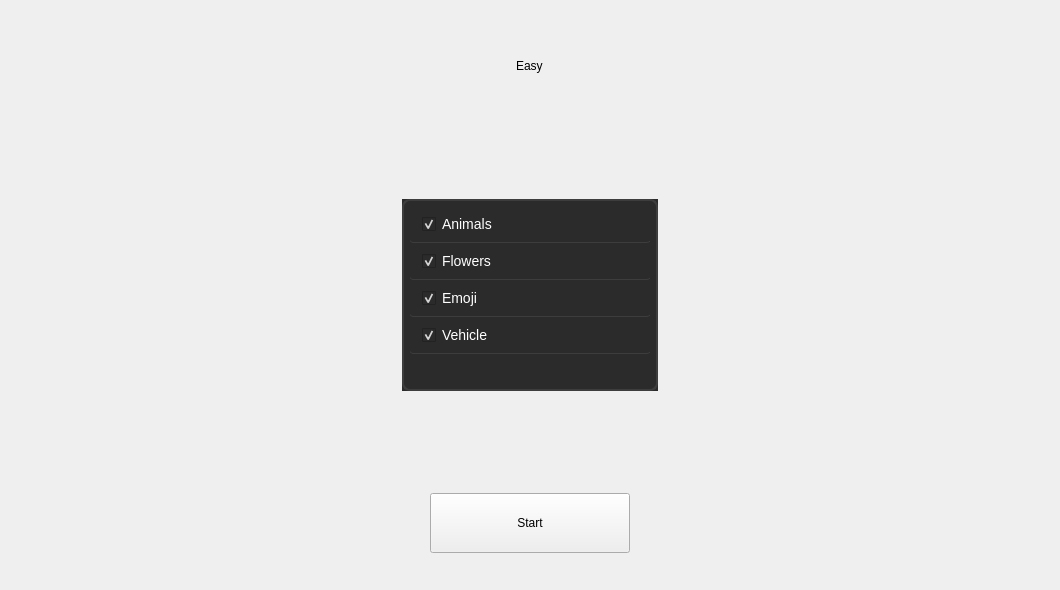
<?xml version="1.0" encoding="UTF-8"?>
<ui version="4.0">
 <class>startingScene</class>
 <widget class="QWidget" name="startingScene">
  <property name="geometry">
   <rect>
    <x>0</x>
    <y>0</y>
    <width>1060</width>
    <height>590</height>
   </rect>
  </property>
  <property name="windowTitle">
   <string>Speed Sketch</string>
  </property>
  <property name="windowIcon">
   <iconset theme="applications-games">
    <normaloff>.</normaloff>.</iconset>
  </property>
  <property name="autoFillBackground">
   <bool>true</bool>
  </property>
  <layout class="QVBoxLayout" name="verticalLayout_2">
   <item>
    <layout class="QVBoxLayout" name="verticalLayout" stretch="2,6,2">
     <item>
      <layout class="QVBoxLayout" name="verticalLayout_3">
       <item alignment="Qt::AlignHCenter|Qt::AlignVCenter">
        <widget class="QLabel" name="label_difficulty">
         <property name="maximumSize">
          <size>
           <width>16777215</width>
           <height>40</height>
          </size>
         </property>
         <property name="text">
          <string>Easy</string>
         </property>
        </widget>
       </item>
      </layout>
     </item>
     <item>
      <layout class="QHBoxLayout" name="horizontalLayout_2">
       <item alignment="Qt::AlignHCenter|Qt::AlignVCenter">
        <widget class="QListWidget" name="listwidget_categories">
         <property name="focusPolicy">
          <enum>Qt::NoFocus</enum>
         </property>
         <property name="autoFillBackground">
          <bool>true</bool>
         </property>
         <property name="styleSheet">
          <string notr="true">  QListWidget {
        background-color: #2b2b2b;
        border: 2px solid #3d3d3d;
        border-radius: 8px;
        padding: 5px;
        color: #ffffff;
        font-size: 14px;
    }
    QListWidget::item {
        padding: 10px;
        border-bottom: 1px solid #3d3d3d;
        border-radius: 4px;
    }
    QListWidget::item:hover {
        background-color: #3d3d3d;
    }
QListWidget::item:selected {
        background-color: #2b2b2b;
        color: white;
    }</string>
         </property>
         <item>
          <property name="text">
           <string>Animals</string>
          </property>
          <property name="checkState">
           <enum>Checked</enum>
          </property>
         </item>
         <item>
          <property name="text">
           <string>Flowers</string>
          </property>
          <property name="checkState">
           <enum>Checked</enum>
          </property>
         </item>
         <item>
          <property name="text">
           <string>Emoji</string>
          </property>
          <property name="checkState">
           <enum>Checked</enum>
          </property>
         </item>
         <item>
          <property name="text">
           <string>Vehicle</string>
          </property>
          <property name="checkState">
           <enum>Checked</enum>
          </property>
         </item>
        </widget>
       </item>
      </layout>
     </item>
     <item>
      <layout class="QHBoxLayout" name="horizontalLayout">
       <item alignment="Qt::AlignHCenter|Qt::AlignVCenter">
        <widget class="QPushButton" name="button_start">
         <property name="minimumSize">
          <size>
           <width>200</width>
           <height>60</height>
          </size>
         </property>
         <property name="maximumSize">
          <size>
           <width>300</width>
           <height>16777215</height>
          </size>
         </property>
         <property name="text">
          <string>Start</string>
         </property>
        </widget>
       </item>
      </layout>
     </item>
    </layout>
   </item>
  </layout>
 </widget>
 <resources/>
 <connections/>
</ui>
